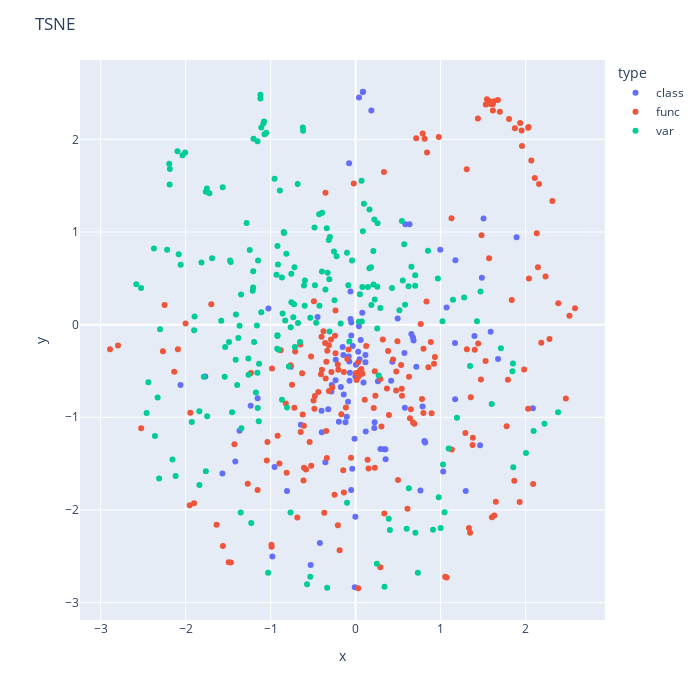

Notebook code cell kept with this figure:
### Code cell
t = ["class"] * 100 + ["func"] * 200 + ["var"] * 200
index = list(range(100)) + list(range(200)) + list(range(200))
df = pd.DataFrame(data={"x": var_embeddings_2[:, 0], "y": var_embeddings_2[:, 1], "type": t, "index": index})
fig = px.scatter(df, x="x", y="y", color="type", hover_data=["index"])
fig.update_layout(title="TSNE", width=700, height=700)
plotly.offline.iplot(fig)

### Figure 1 — Plotly figure (JSON) as saved in the notebook; plotly's stock layout.template omitted (floating-point values rounded to 4 significant figures; data arrays with more than 128 entries replaced by an {"elided": "..."} marker saying what was removed)
{"data": [{"customdata": [[0], [1], [2], [3], [4], [5], [6], [7], [8], [9], [10], [11], [12], [13], [14], [15], [16], [17], [18], [19], [20], [21], [22], [23], [24], [25], [26], [27], [28], [29], [30], [31], [32], [33], [34], [35], [36], [37], [38], [39], [40], [41], [42], [43], [44], [45], [46], [47], [48], [49], [50], [51], [52], [53], [54], [55], [56], [57], [58], [59], [60], [61], [62], [63], [64], [65], [66], [67], [68], [69], [70], [71], [72], [73], [74], [75], [76], [77], [78], [79], [80], [81], [82], [83], [84], [85], [86], [87], [88], [89], [90], [91], [92], [93], [94], [95], [96], [97], [98], [99]], "hovertemplate": "type=class<br>x=%{x}<br>y=%{y}<br>index=%{customdata[0]}<extra></extra>", "legendgroup": "class", "marker": {"color": "#636efa", "symbol": "circle"}, "mode": "markers", "name": "class", "orientation": "v", "showlegend": true, "x": [0.1858, 0.08455, 0.08768, 0.03996, -0.07633, 0.5848, 0.6344, -0.009749, 0.9958, 1.174, 0.6752, 0.4182, 1.505, 1.894, 1.171, 0.5744, 0.4325, 1.486, -2.06, -1.768, -1.025, -1.415, -0.8068, 1.03, 1.07, 1.676, -1.153, -1.566, -0.3557, -1.366, -1.234, -0.5287, -0.03935, 0.7878, -0.05193, 0.6821, -0.1392, -0.6437, 1.464, 1.589, 0.4953, 0.07851, 0.6562, 1.398, 1.17, 0.2199, -0.01301, 0.337, -0.9535, -0.9788, 0.293, 0.116, -0.4004, 0.8095, 0.3505, -0.1188, -0.1968, -0.0718, -0.7617, -0.05109, -0.06706, -0.2848, -0.3218, -0.173, 0.1193, -0.002843, -0.4201, 0.5794, 1.296, 0.8189, 0.714, 0.2627, 2.085, -0.1037, 0.763, 0.3531, -0.2801, 0.2239, -0.08872, -0.3975, -0.2354, -0.4471, -0.1523, -0.2333, 0.03953, -0.05056, -0.0604, -0.1437, -0.002486, -0.05937, 0.1155, 0.0601, 0.04705, -0.07423, -0.03281, -0.08131, 0.03023, 0.09291, 0.003857, 0.004346], "xaxis": "x", "y": [2.311, 2.511, 2.513, 2.45, 1.742, 1.082, 1.084, -2.834, 0.8072, 0.6958, -0.1376, -0.6056, 1.145, 0.9418, -0.805, -0.3057, -0.4015, 0.5067, -0.6514, -0.5587, 0.1754, -1.477, -1.794, -1.585, 0.1848, -0.3713, -0.7943, -1.606, -1.485, -1.146, -0.8763, -2.595, -1.555, -0.8831, -1.785, -0.1713, -0.7552, -1.081, -1.303, -0.0764, 0.0658, 0.1282, -0.1009, -0.1214, -0.1978, -1.114, -1.233, -1.345, -1.537, -2.502, -1.341, -0.4053, -0.9304, -1.255, -1.345, -1.053, -1.047, -0.6049, -0.4545, -0.1181, -0.5196, -0.7226, -0.9126, -0.6736, -1.152, -2.074, -2.358, -0.8966, -1.795, -1.271, -0.4545, -0.6111, -0.9027, -0.9939, -1.79, -1.452, -0.6528, -1.053, -0.8316, -1.161, -0.6016, 0.08285, -0.2404, -0.3803, -0.01767, 0.02161, 0.3564, -0.3265, -0.5587, 0.05997, -0.3275, -0.1649, -0.3733, -0.3968, -0.2316, -0.3448, -0.2914, -0.6248, -0.4319, -0.5439], "yaxis": "y", "type": "scatter"}, {"customdata": {"elided": "200x1 int values"}, "hovertemplate": "type=func<br>x=%{x}<br>y=%{y}<br>index=%{customdata[0]}<extra></extra>", "legendgroup": "func", "marker": {"color": "#EF553B", "symbol": "circle"}, "mode": "markers", "name": "func", "orientation": "v", "showlegend": true, "x": {"elided": "200 float values"}, "xaxis": "x", "y": {"elided": "200 float values"}, "yaxis": "y", "type": "scatter"}, {"customdata": {"elided": "200x1 int values"}, "hovertemplate": "type=var<br>x=%{x}<br>y=%{y}<br>index=%{customdata[0]}<extra></extra>", "legendgroup": "var", "marker": {"color": "#00cc96", "symbol": "circle"}, "mode": "markers", "name": "var", "orientation": "v", "showlegend": true, "x": {"elided": "200 float values"}, "xaxis": "x", "y": {"elided": "200 float values"}, "yaxis": "y", "type": "scatter"}], "layout": {"height": 700, "legend": {"title": {"text": "type"}, "tracegroupgap": 0}, "margin": {"t": 60}, "title": {"text": "TSNE"}, "width": 700, "xaxis": {"anchor": "y", "domain": [0.0, 1.0], "title": {"text": "x"}}, "yaxis": {"anchor": "x", "domain": [0.0, 1.0], "title": {"text": "y"}}}}
